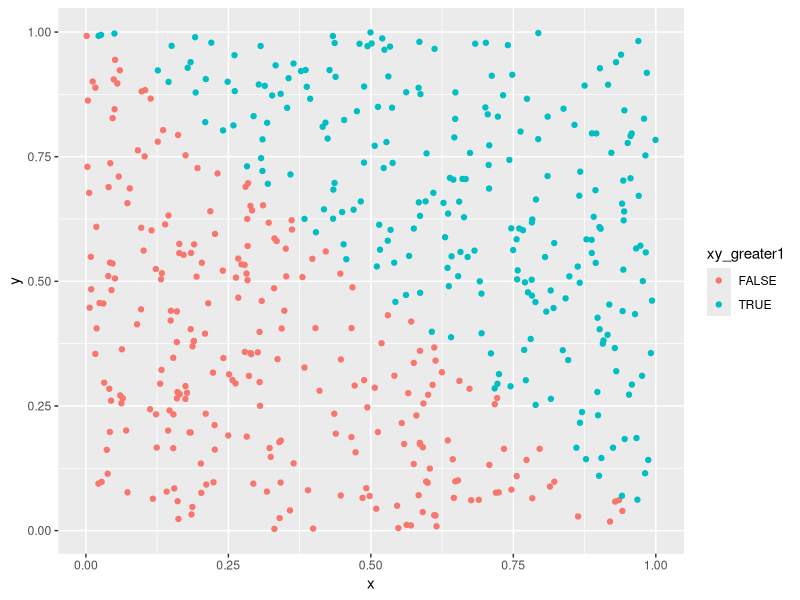
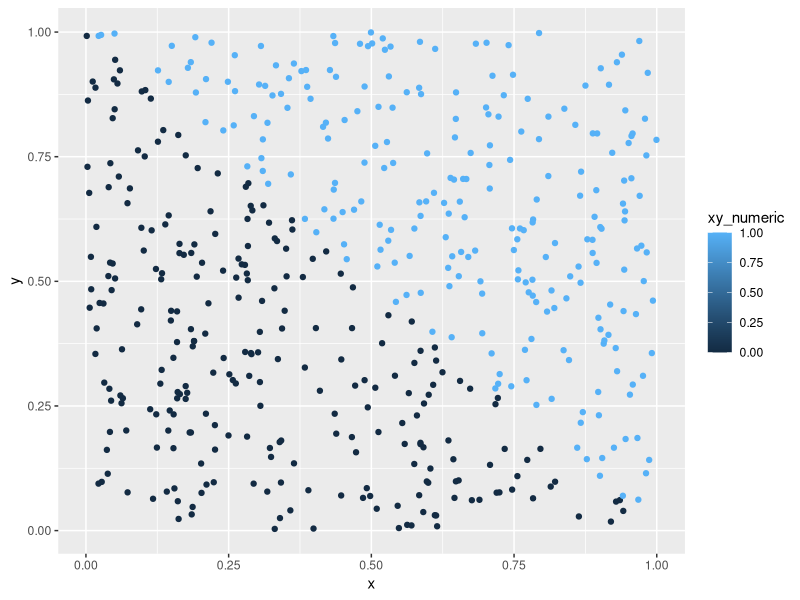
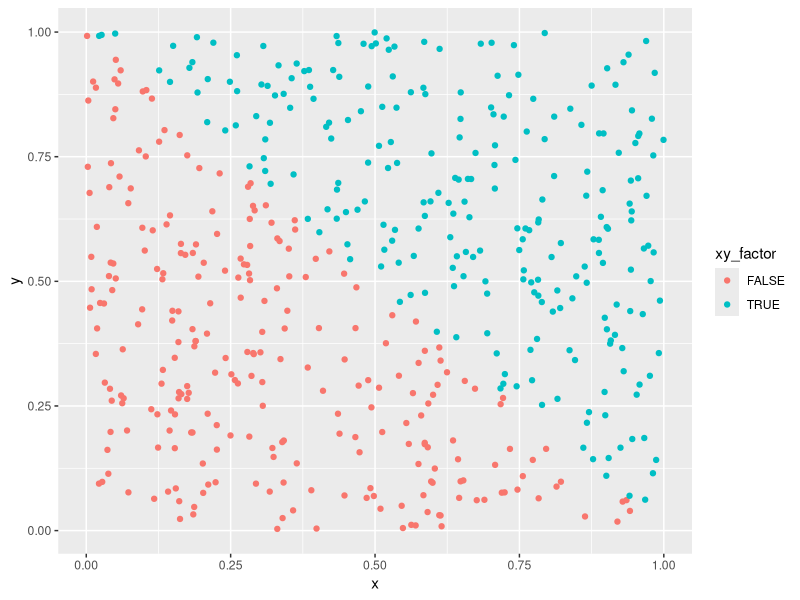
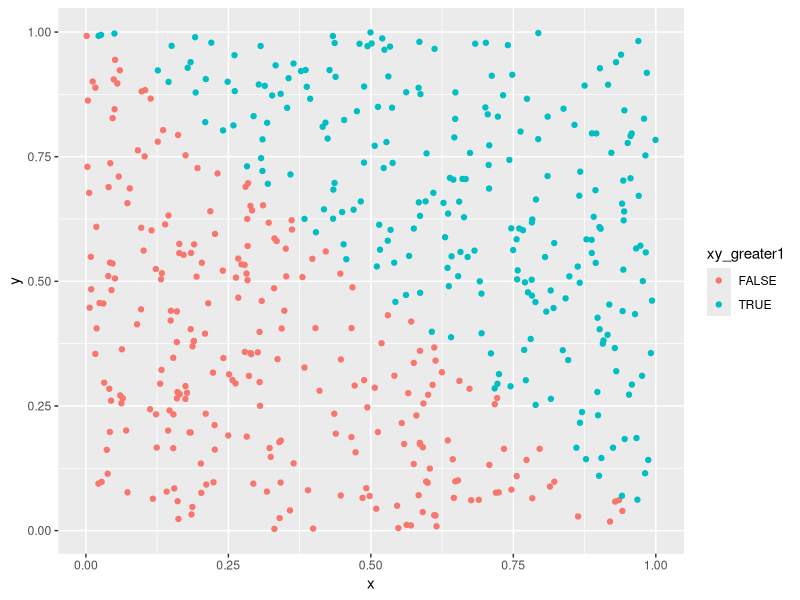

Generate these figures, in order, with R:
## ---- chunk 1

library(tidyverse)

## ---- chunk 2

p1_df <- tibble(
  samp_norm = runif(8),
  samp_greater0 = samp_norm > 0,
  char = sample(LETTERS, 8),
  cats = factor(x = c("orange", "white", "tiger", "tiger", "orange", "white", "white", "tiger"))
)

## ---- chunk 3

mean(pull(p1_df, samp_norm))
mean(pull(p1_df, samp_greater0))
mean(pull(p1_df, char))
mean(pull(p1_df, cats))

## ---- chunk 4

as.numeric(pull(p1_df, samp_greater0))*pull(p1_df, samp_norm)

as.factor(pull(p1_df, samp_greater0))*pull(p1_df, samp_norm)

as.numeric(as.factor(pull(p1_df, samp_greater0)))*pull(p1_df, samp_norm)

## ---- chunk 5

p2_df <- tibble(
  x = runif(500),
  y = runif(500),
  xy_greater1 = ((x + y) > 1),
  xy_numeric = as.numeric(xy_greater1),
  xy_factor = as.factor(xy_greater1)
)

## ---- chunk 6

ggplot(p2_df, aes(x = x, y = y, color = xy_greater1)) +
  geom_point()

## ---- chunk 7

ggplot(p2_df, aes(x = x, y = y, color = xy_numeric)) +
  geom_point()

## ---- chunk 8

ggplot(p2_df, aes(x = x, y = y, color = xy_factor)) +
  geom_point()

## ---- chunk 9

plot1 <- ggplot(p2_df, aes(x = x, y = y, color = xy_greater1)) +
  geom_point()

ggsave("plot1.pdf", plot = plot1, device = "pdf")

